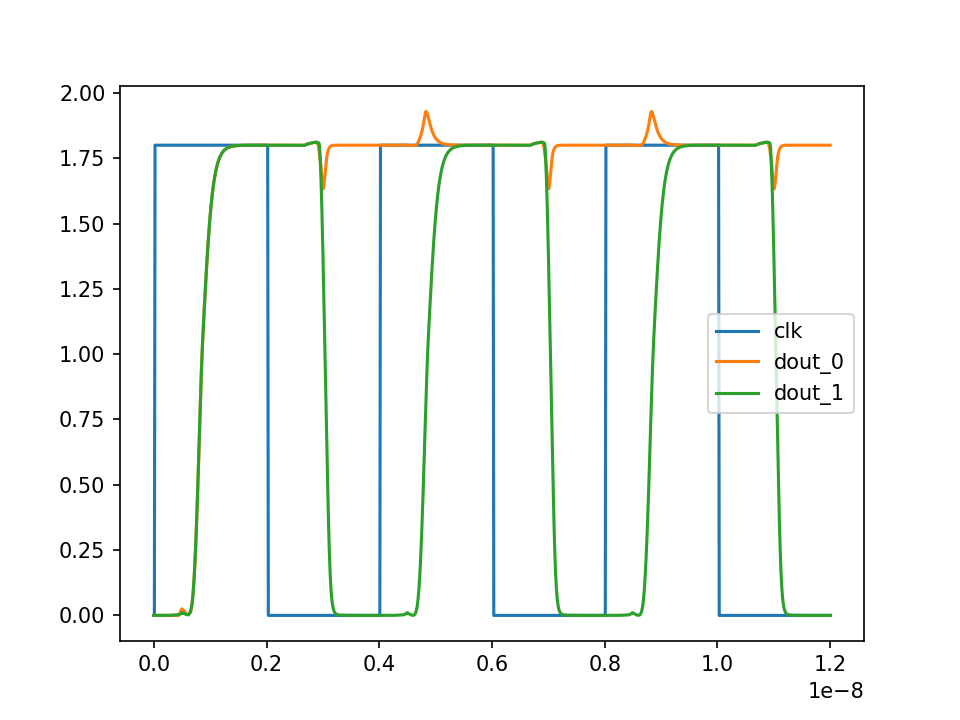

Write Python code to recreate this figure.
import numpy as np
import matplotlib.pyplot as plt
from collections import defaultdict

saved = [
    "clk",
    "dout_3",
    "dout_2",
    "dout_1",
    "dout_0",
    "pc_b",
    "wl_en",
    "wr_drv_en",
]

saved.extend([f"q_{i}" for i in range(8)])

plot = ["clk", "dout_0", "dout_1"]


def read_data(f):
    data = defaultdict(lambda: [])
    for line in f.readlines():
        values = line.split()
        ctr = 0
        for key in saved:
            if ctr == 0:
                data["time"].append(float(values[ctr]))
            ctr += 1
            data[key].append(float(values[ctr]))
            ctr += 1
    return {k: np.array(v) for k, v in data.items()}


def read_test_data():
    with open("./read.dat") as f:
        return read_data(f)


def plot_data(data):
    plt.figure(dpi=150)
    for key in plot:
        plt.plot(data["time"], data[key])
    plt.legend(plot)
    plt.savefig("read.png")
    plt.show()


if __name__ == "__main__":
    data = read_test_data()
    plot_data(data)
